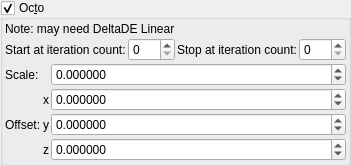
    <widget class="MyGroupBox" name="groupCheck_transf_function_enabledD_false">
     <property name="toolTip">
      <string/>
     </property>
     <property name="title">
      <string>Oc&amp;to</string>
     </property>
     <property name="checkable">
      <bool>true</bool>
     </property>
     <layout class="QVBoxLayout" name="verticalLayout_33" stretch="0,0,0">
      <property name="spacing">
       <number>2</number>
      </property>
      <property name="leftMargin">
       <number>2</number>
      </property>
      <property name="topMargin">
       <number>2</number>
      </property>
      <property name="rightMargin">
       <number>2</number>
      </property>
      <property name="bottomMargin">
       <number>2</number>
      </property>
      <item>
       <widget class="QLabel" name="label_264">
        <property name="text">
         <string>Note: may need DeltaDE Linear</string>
        </property>
       </widget>
      </item>
      <item>
       <layout class="QGridLayout" name="gridLayout_70">
        <property name="spacing">
         <number>2</number>
        </property>
        <item row="1" column="2">
         <widget class="MySpinBox" name="spinboxInt_transf_start_iterations_D">
          <property name="sizePolicy">
           <sizepolicy hsizetype="Minimum" vsizetype="Maximum">
            <horstretch>0</horstretch>
            <verstretch>0</verstretch>
           </sizepolicy>
          </property>
          <property name="minimum">
           <number>0</number>
          </property>
          <property name="maximum">
           <number>999</number>
          </property>
          <property name="value">
           <number>0</number>
          </property>
         </widget>
        </item>
        <item row="1" column="1">
         <widget class="QLabel" name="label_253">
          <property name="text">
           <string>Start at iteration count:</string>
          </property>
         </widget>
        </item>
        <item row="1" column="4">
         <widget class="QLabel" name="label_252">
          <property name="text">
           <string>Stop at iteration count:</string>
          </property>
          <property name="wordWrap">
           <bool>true</bool>
          </property>
         </widget>
        </item>
        <item row="1" column="5">
         <widget class="MySpinBox" name="spinboxInt_transf_stop_iterations_D">
          <property name="sizePolicy">
           <sizepolicy hsizetype="Preferred" vsizetype="Maximum">
            <horstretch>0</horstretch>
            <verstretch>0</verstretch>
           </sizepolicy>
          </property>
          <property name="maximum">
           <number>999</number>
          </property>
         </widget>
        </item>
       </layout>
      </item>
      <item>
       <layout class="QGridLayout" name="gridLayout_71" columnstretch="0,0,1">
        <property name="spacing">
         <number>2</number>
        </property>
        <item row="0" column="2">
         <widget class="MyDoubleSpinBox" name="spinbox_transf_scaleA_2">
          <property name="sizePolicy">
           <sizepolicy hsizetype="Minimum" vsizetype="Maximum">
            <horstretch>0</horstretch>
            <verstretch>0</verstretch>
           </sizepolicy>
          </property>
          <property name="prefix">
           <string/>
          </property>
          <property name="suffix">
           <string/>
          </property>
          <property name="decimals">
           <number>6</number>
          </property>
          <property name="minimum">
           <double>-99.989999999999995</double>
          </property>
          <property name="maximum">
           <double>99.989999999999995</double>
          </property>
          <property name="singleStep">
           <double>0.100000000000000</double>
          </property>
         </widget>
        </item>
        <item row="3" column="1">
         <widget class="QLabel" name="label_148">
          <property name="sizePolicy">
           <sizepolicy hsizetype="Preferred" vsizetype="Preferred">
            <horstretch>0</horstretch>
            <verstretch>0</verstretch>
           </sizepolicy>
          </property>
          <property name="text">
           <string notr="true">z</string>
          </property>
          <property name="alignment">
           <set>Qt::AlignRight|Qt::AlignTrailing|Qt::AlignVCenter</set>
          </property>
         </widget>
        </item>
        <item row="3" column="2">
         <widget class="MyDoubleSpinBox" name="spinbox3_transf_offset_100_z">
          <property name="sizePolicy">
           <sizepolicy hsizetype="Minimum" vsizetype="Maximum">
            <horstretch>0</horstretch>
            <verstretch>0</verstretch>
           </sizepolicy>
          </property>
          <property name="prefix">
           <string/>
          </property>
          <property name="suffix">
           <string/>
          </property>
          <property name="decimals">
           <number>6</number>
          </property>
          <property name="minimum">
           <double>-99.989999999999995</double>
          </property>
          <property name="maximum">
           <double>99.989999999999995</double>
          </property>
          <property name="singleStep">
           <double>0.100000000000000</double>
          </property>
         </widget>
        </item>
        <item row="1" column="1">
         <widget class="QLabel" name="label_143">
          <property name="sizePolicy">
           <sizepolicy hsizetype="Preferred" vsizetype="Preferred">
            <horstretch>0</horstretch>
            <verstretch>0</verstretch>
           </sizepolicy>
          </property>
          <property name="text">
           <string notr="true">x</string>
          </property>
          <property name="alignment">
           <set>Qt::AlignRight|Qt::AlignTrailing|Qt::AlignVCenter</set>
          </property>
         </widget>
        </item>
        <item row="2" column="2">
         <widget class="MyDoubleSpinBox" name="spinbox3_transf_offset_100_y">
          <property name="sizePolicy">
           <sizepolicy hsizetype="Minimum" vsizetype="Maximum">
            <horstretch>0</horstretch>
            <verstretch>0</verstretch>
           </sizepolicy>
          </property>
          <property name="prefix">
           <string/>
          </property>
          <property name="suffix">
           <string/>
          </property>
          <property name="decimals">
           <number>6</number>
          </property>
          <property name="minimum">
           <double>-99.989999999999995</double>
          </property>
          <property name="maximum">
           <double>99.989999999999995</double>
          </property>
          <property name="singleStep">
           <double>0.100000000000000</double>
          </property>
         </widget>
        </item>
        <item row="2" column="0">
         <widget class="QLabel" name="label_255">
          <property name="text">
           <string>Offset:</string>
          </property>
         </widget>
        </item>
        <item row="1" column="2">
         <widget class="MyDoubleSpinBox" name="spinbox3_transf_offset_100_x">
          <property name="sizePolicy">
           <sizepolicy hsizetype="Minimum" vsizetype="Maximum">
            <horstretch>0</horstretch>
            <verstretch>0</verstretch>
           </sizepolicy>
          </property>
          <property name="prefix">
           <string/>
          </property>
          <property name="suffix">
           <string/>
          </property>
          <property name="decimals">
           <number>6</number>
          </property>
          <property name="minimum">
           <double>-99.989999999999995</double>
          </property>
          <property name="maximum">
           <double>99.989999999999995</double>
          </property>
          <property name="singleStep">
           <double>0.100000000000000</double>
          </property>
         </widget>
        </item>
        <item row="2" column="1">
         <widget class="QLabel" name="label_147">
          <property name="sizePolicy">
           <sizepolicy hsizetype="Preferred" vsizetype="Preferred">
            <horstretch>0</horstretch>
            <verstretch>0</verstretch>
           </sizepolicy>
          </property>
          <property name="text">
           <string notr="true">y</string>
          </property>
          <property name="alignment">
           <set>Qt::AlignRight|Qt::AlignTrailing|Qt::AlignVCenter</set>
          </property>
         </widget>
        </item>
        <item row="0" column="0">
         <widget class="QLabel" name="label_263">
          <property name="text">
           <string>Scale:</string>
          </property>
         </widget>
        </item>
       </layout>
      </item>
     </layout>
    </widget>
